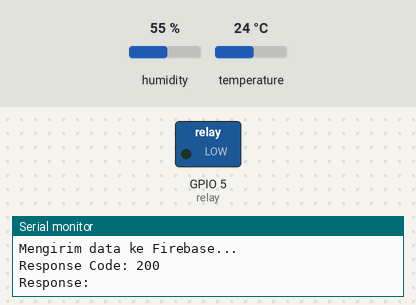
A sketch run on a simulated ESP32. Shown: switched loads named in the sketch (green lamp = pin HIGH), the last lines printed to the serial monitor. The inputs (shaded band) are chosen by the test bench; at power-on: temperature 24 °C, humidity 55 %. WiFi joins after 1.5 s; servers stay silent unless stated; uploads are accepted with an empty reply; the local clock reads 2024-03-15 10:24:30 at power-on unless the sketch sets it.

Above: at 2.7 s.
2.8 s: temperature set to 27 °C
6.5 s: temperature set to 30 °C
At 8.6 s:
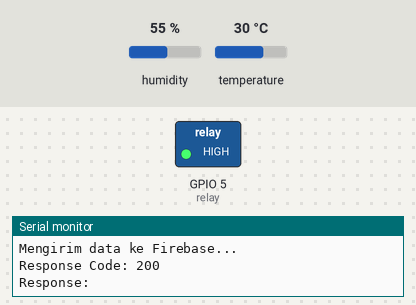
10.2 s: temperature set to 12 °C
At 13.5 s:
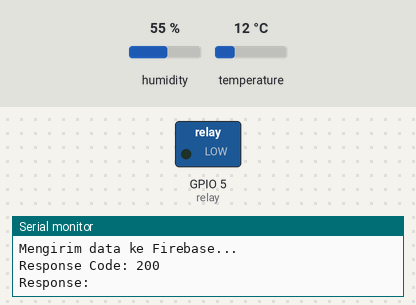
14.5 s: temperature set to 33 °C
At 16.5 s:
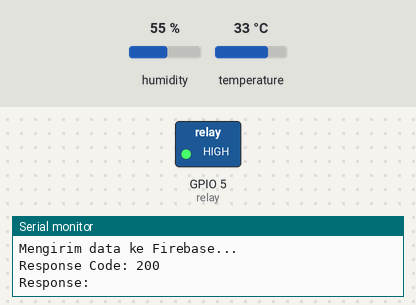
Timing chart, 0 to 18.0 s (numbered marks = the images above; inputs shaded):
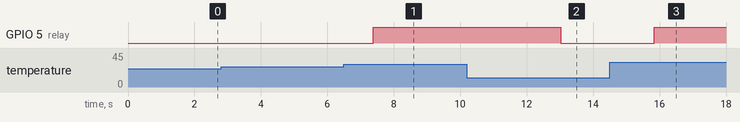

Measured:
- the behaviour switches between 28 and 29 °C on temperature (found by bisection; images 0 and 1)
- after the input at 6.5 s, GPIO 5 (relay): LOW → HIGH after 0.87 s
- after the input at 10.2 s, GPIO 5 (relay): HIGH → LOW after 2.8 s
- after the input at 14.5 s, GPIO 5 (relay): LOW → HIGH after 1.3 s

The sketch:

kipas.ino
```cpp
#include <WiFi.h>
#include <HTTPClient.h>
#include <DHT.h>
#include <DHT_U.h>
#include <ArduinoJson.h>

// Ganti dengan kredensial Wi-Fi Anda
const char* ssid = "Uhuy";
const char* password = "87654321";

// Ganti dengan URL Realtime Database Firebase Anda
const char* firebaseHost = "https://coba-53d06-default-rtdb.asia-southeast1.firebasedatabase.app/";

// Path data dalam database
const char* dataPath = "/kipas/"; // Menggunakan .json di akhir path

#define DHTPIN 18      // Pin yang terhubung ke sensor DHT11
#define DHTTYPE DHT11  // Menentukan tipe sensor (DHT11)
DHT dht(DHTPIN, DHTTYPE);

#define relay 5
bool relayState = false;
int templimit = 29;

// Fungsi untuk menghubungkan ke NTP dan mendapatkan waktu
void setupTime() {
  configTime(0, 0, "pool.ntp.org", "time.nist.gov"); // Menggunakan NTP server
  Serial.print("Waiting for NTP time sync: ");
  while (!time(nullptr)) {
    Serial.print(".");
    delay(1000);
  }
  Serial.println(" Time synced");
}

bool fetchDataFromFirebase() {
  StaticJsonDocument<200> doc;

  // Mengambil data dari Firebase menggunakan GET request
  String url = String(firebaseHost) + dataPath + ".json"; // URL untuk mendapatkan data
  HTTPClient http;
  http.begin(url);

  int httpResponseCode = http.GET();

  if (httpResponseCode > 0) {
    String payload = http.getString();
    Serial.println("Response Code: " + String(httpResponseCode));
    Serial.println("Data: " + payload);  // Menampilkan data yang diterima
    DeserializationError error = deserializeJson(doc, payload);

//  Periksa jika terjadi kesalahan saat parsing JSON
    if (error) {
      Serial.print("JSON Parsing Error: ");
      Serial.println(error.c_str());
      return false;
    }

    // Membaca nilai dari JSON
    bool switchState = doc["switch"];
    return switchState;
  } else {
    Serial.println("Error on HTTP request");
    return false; // Nilai default jika gagal mendapatkan data
  }

  http.end();
}

void setup() {
  // Mulai serial monitor
  Serial.begin(115200);

  // Koneksi ke Wi-Fi
  WiFi.begin(ssid, password);
  while (WiFi.status() != WL_CONNECTED) {
    delay(500);
    Serial.print(".");
  }
  Serial.println("Connected to WiFi");

  // Setup NTP untuk sinkronisasi waktu
  setupTime();

  dht.begin();

  pinMode(relay, OUTPUT);
  digitalWrite(relay, relayState);
}

void loop() {
  float suhu = dht.readTemperature();   // Suhu dalam Celsius
  float kelembapan = dht.readHumidity();
  bool switchState = fetchDataFromFirebase(); // Menggunakan nama variabel yang diperbaiki

  if (suhu >= templimit || switchState == true) {
    relayState = true;
  } else if (suhu < templimit || switchState == false) {
    relayState = false;
  }

  digitalWrite(relay, relayState);

  // Membuat JSON data yang akan dikirim
  String dataJson = "{\"temp\":" + String(suhu) + ", \"humid\":" + String(kelembapan) + ", \"status\":" + (relayState ? "true" : "false") + ", \"switch\":" + (switchState ? "true" : "false") + "}";

  // Konfigurasi URL dan header untuk PUT request
  String url = String(firebaseHost) + dataPath + ".json";
  Serial.println("Mengirim data ke Firebase...");

  HTTPClient http;
  http.begin(url);
  http.addHeader("Content-Type", "application/json");

  // Kirim PUT request dengan data JSON
  int httpResponseCode = http.PUT(dataJson);

  // Periksa respons dari server
  if (httpResponseCode > 0) {
    String response = http.getString();
    Serial.println("Response Code: " + String(httpResponseCode));
    Serial.println("Response: " + response);
  } else {
    Serial.println("Error on HTTP request");
  }

  http.end();

  delay(1000);
}
```
